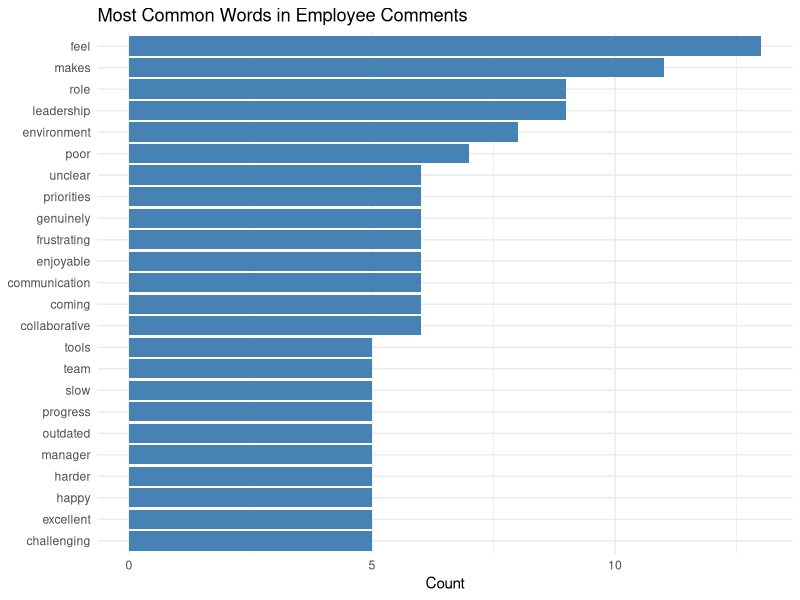
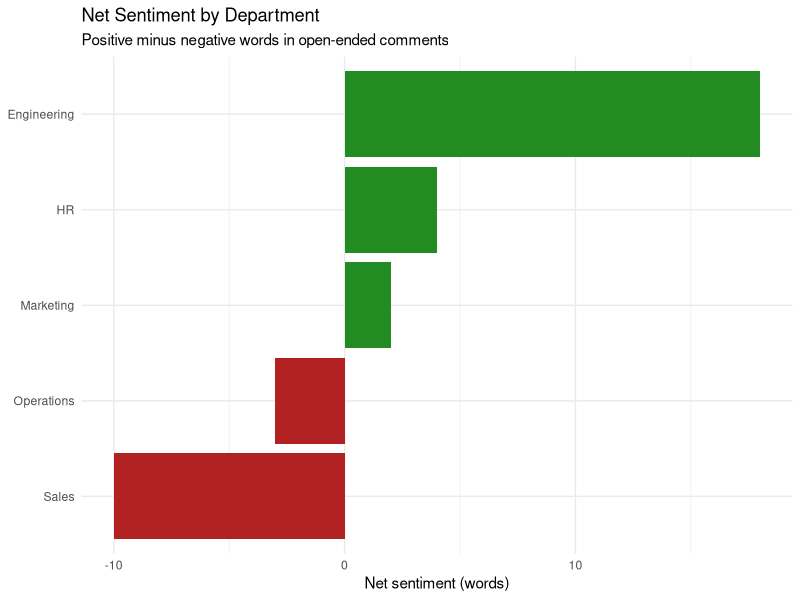
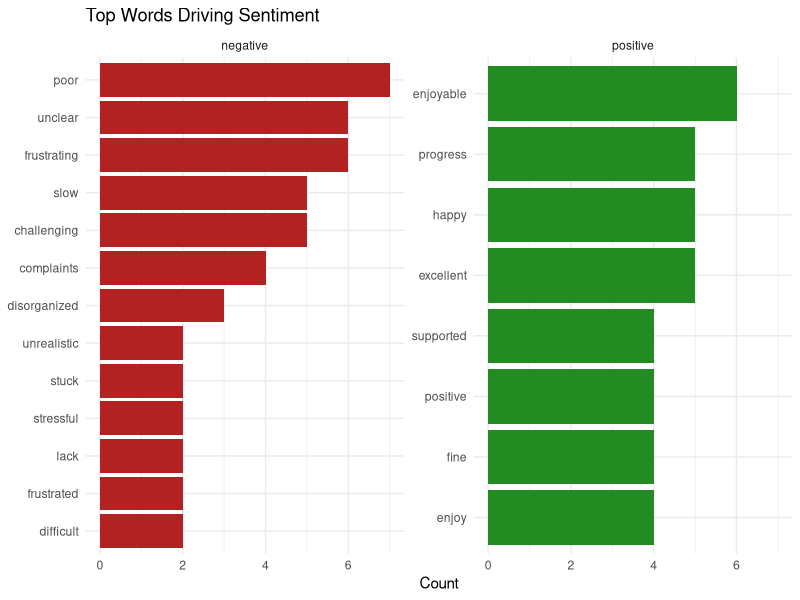
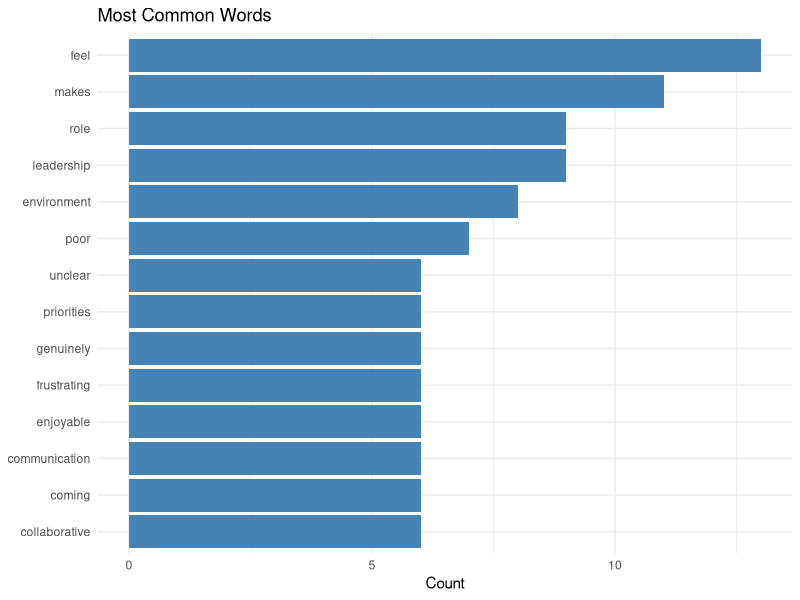
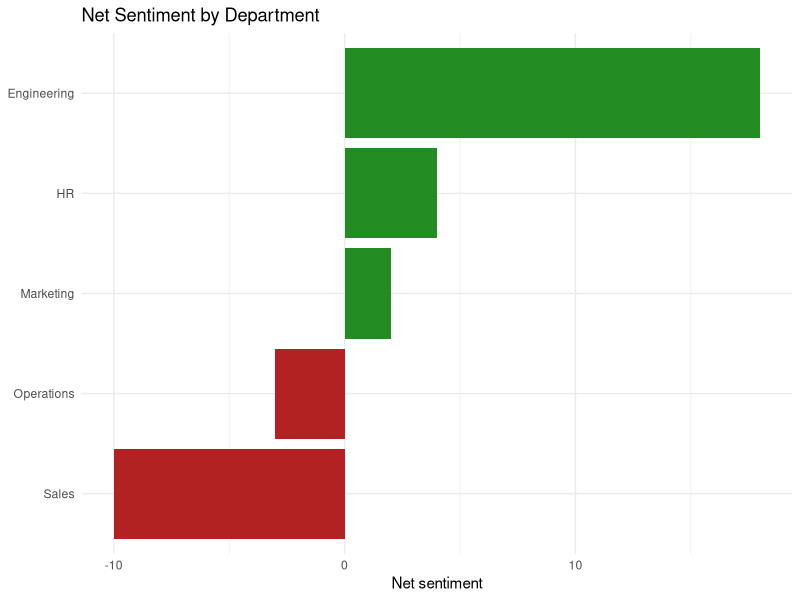

Write R code to recreate these figures, in order.
###########################################
# Session 8: Text Analysis with tidytext  #
###########################################

# A change of pace. Up to now everything has been numbers. This session is
# about UNSTRUCTURED TEXT - the open-ended comments people write on surveys,
# the stuff that usually gets ignored because it's hard to quantify.
#
# The big idea: tidytext lets us treat text as TIDY DATA. One row per word
# (a "token"), and suddenly all the dplyr skills from Sessions 5-6 apply
# directly. count words, group by department, summarize sentiment. The text
# becomes just another data frame.
#
# Pacing note: tokenizing and word frequencies are the core and are very
# satisfying. Sentiment is the second half. The TF-IDF preview is optional.
#
# IMPORTANT setup reality (read before class): the Bing sentiment lexicon
# ships INSIDE tidytext and works offline with no prompts. AFINN and NRC
# live in the separate textdata package and require an interactive
# license-acceptance download the FIRST time you use them. That interactive
# prompt will hang a script and confuse students. So we teach with Bing as
# the default and show AFINN as an optional richer alternative. Have AFINN
# pre-downloaded on your machine if you want to demo it live.

# Section 1: Setup ---------------------------------------------------------

library(tidyverse)
library(tidytext) # the new package this session
library(here)

# install.packages("tidytext") if needed.
# For the optional AFINN section you also need:
# install.packages("textdata")

# Read the open-ended comments. Same employees and departments as the
# Session 5 survey, so the by-department results connect to what we saw then.
comments <- read_csv(here("data", "employee_comments.csv"))
glimpse(comments)

# Note the blank comments - real surveys always have non-responders.
# Drop them up front (Session 3 missing-data habit).
comments <- comments |> filter(!is.na(comment), comment != "")
nrow(comments) # fewer rows after dropping blanks

# Section 2: What Is Tokenization? -----------------------------------------
# Text analysis starts by breaking text into TOKENS - usually individual
# words. "I love my team" becomes four tokens: "i", "love", "my", "team".
#
# The tidytext approach: one token per ROW. This is the whole trick. Once
# every word is its own row, the data is tidy and dplyr just works.

# unnest_tokens() does the tokenizing. It takes a column of text and
# explodes it into one-word-per-row, keeping the other columns alongside.
tokens <- comments |>
  unnest_tokens(word, comment)
# Arguments: unnest_tokens(output_column, input_column)
# "word" is the NEW column name we want; "comment" is the text we're splitting.

glimpse(tokens)
tokens |> select(employee_id, department, word) |> head(15)
# Notice: one employee now spans MANY rows, one per word. department came
# along for the ride. unnest_tokens also lowercased everything and stripped
# punctuation automatically - sensible defaults for word analysis.

# How many tokens total?
nrow(tokens)

# Section 3: Word Frequencies ----------------------------------------------
# Now it's just dplyr. count() the words (Session 5 callback).

# Most common words overall
tokens |>
  count(word, sort = TRUE) |>
  head(20)
# Problem: the top words are "the", "and", "i", "to", "is"... These are
# STOPWORDS - grammatical glue with no content. They drown out the signal.

# Section 4: Removing Stopwords --------------------------------------------
# tidytext ships a stopwords table called stop_words. We remove them with
# an anti_join (Session 11 will cover joins formally; here it's intuitive:
# "keep the words that are NOT in the stopword list").

data(stop_words) # load the built-in stopword lexicon
glimpse(stop_words)
# It has a 'word' column and a 'lexicon' column (the source of each stopword).

# anti_join drops any row whose word appears in stop_words
tokens_clean <- tokens |>
  anti_join(stop_words, by = "word")

# Now the frequencies are meaningful
tokens_clean |>
  count(word, sort = TRUE) |>
  head(20)
# "team", "feel", "work", "manager", "growth"... real content words now.
# This before/after is the single most satisfying moment of the session.
# Show the top-20 WITH stopwords, then WITHOUT, side by side.

# Section 5: Visualizing Word Frequencies ----------------------------------
# Bar chart of the most common content words (Session 7 callback).

tokens_clean |>
  count(word, sort = TRUE) |>
  slice_max(n, n = 15) |> # top 15 by count
  mutate(word = reorder(word, n)) |> # sort bars by frequency
  ggplot(aes(x = n, y = word)) +
  geom_col(fill = "steelblue") +
  labs(title = "Most Common Words in Employee Comments",
       x = "Count", y = NULL) +
  theme_minimal()
# reorder(word, n) makes the bars sort by count instead of alphabetically
# (the ranked-bar trick from Session 7). Horizontal bars (word on y) keep
# the labels readable.

# Section 6: Sentiment Analysis - The Bing Lexicon -------------------------
# Sentiment analysis assigns emotional valence to words. A LEXICON is just
# a lookup table mapping words to sentiment. The simplest is Bing: each word
# is labeled "positive" or "negative".

# get_sentiments() retrieves a lexicon. Bing is built into tidytext - no
# download, no prompt, works offline. This is why we start here.
bing <- get_sentiments("bing")
glimpse(bing)
bing |> count(sentiment) # how many positive vs negative words it knows

# Join our words to the lexicon. inner_join keeps ONLY words that appear in
# the lexicon (words with no sentiment are dropped - that's what we want).
sentiment_words <- tokens_clean |>
  inner_join(bing, by = "word")

sentiment_words |>
  select(employee_id, department, word, sentiment) |>
  head(15)
# Each remaining word now carries a positive/negative label.

# Most common positive and negative words
sentiment_words |>
  count(word, sentiment, sort = TRUE) |>
  head(20)

# Section 7: Aggregating Sentiment -----------------------------------------
# Now collapse word-level sentiment up to something meaningful.

# Overall: how many positive vs negative words?
sentiment_words |> count(sentiment)

# Per employee: a net sentiment score (positives minus negatives)
employee_sentiment <- sentiment_words |>
  count(employee_id, department, sentiment) |>
  pivot_wider(names_from = sentiment, # one column for pos, one for neg
              values_from = n,
              values_fill = 0) |> # employees with no neg words get 0, not NA
  mutate(net_sentiment = positive - negative)
# pivot_wider reshapes long -> wide (full treatment in Session 11; here it's
# just "turn the sentiment rows into positive and negative columns").
employee_sentiment |> head()

# Per department: average net sentiment. THIS is the payoff - it should line
# up with the satisfaction-by-department pattern from Session 5.
dept_sentiment <- sentiment_words |>
  count(department, sentiment) |>
  pivot_wider(names_from = sentiment, values_from = n, values_fill = 0) |>
  mutate(net_sentiment = positive - negative) |>
  arrange(net_sentiment)
dept_sentiment
# Sales should land most negative, Engineering most positive - matching the
# satisfaction scores we computed back in Session 5. Make that connection
# explicit: two totally different measures (Likert numbers vs free text)
# telling the same story is a real analytics insight.

# Section 8: Visualizing Sentiment -----------------------------------------

# Net sentiment by department
dept_sentiment |>
  mutate(department = reorder(department, net_sentiment)) |>
  ggplot(aes(x = net_sentiment, y = department, fill = net_sentiment > 0)) +
  geom_col() +
  scale_fill_manual(values = c("firebrick", "forestgreen")) +
  labs(title = "Net Sentiment by Department",
       subtitle = "Positive minus negative words in open-ended comments",
       x = "Net sentiment (words)", y = NULL) +
  theme_minimal() +
  theme(legend.position = "none")
# fill = net_sentiment > 0 colors bars by sign (green positive, red negative).

# Top contributing words to each sentiment
sentiment_words |>
  count(word, sentiment, sort = TRUE) |>
  group_by(sentiment) |>
  slice_max(n, n = 8) |>
  ungroup() |>
  mutate(word = reorder(word, n)) |>
  ggplot(aes(x = n, y = word, fill = sentiment)) +
  geom_col() +
  facet_wrap(~ sentiment, scales = "free_y") + # each facet its own words
  scale_fill_manual(values = c(negative = "firebrick",
                               positive = "forestgreen")) +
  labs(title = "Top Words Driving Sentiment", x = "Count", y = NULL) +
  theme_minimal() +
  theme(legend.position = "none")
# scales = "free_y" lets each facet show its OWN words instead of forcing a
# shared axis (different words drive positive vs negative).

# Section 9: The AFINN Lexicon (Optional, Requires Download) ----------------
# Bing labels words positive/negative. AFINN goes further: it scores each
# word from -5 (very negative) to +5 (very positive). That lets you weight
# intensity, not just direction.
#
# CATCH: AFINN lives in the textdata package and the FIRST call triggers an
# interactive license prompt and download. That prompt will HANG a
# non-interactive script. Run this in the console once, accept, and then it
# caches. Do NOT put a fresh AFINN download in a script students run blind.

# Uncomment to use (after installing textdata and accepting the prompt once):
# afinn <- get_sentiments("afinn")
# glimpse(afinn) # has 'word' and 'value' (the -5 to +5 score)
#
# afinn_scores <- tokens_clean |>
#   inner_join(afinn, by = "word") |>
#   group_by(department) |>
#   summarize(mean_score = mean(value), total_score = sum(value),
#             .groups = "drop") |>
#   arrange(mean_score)
# afinn_scores
#
# The intensity weighting can change the ranking versus Bing - "love" (+3)
# counts more than "like" (+2). Worth comparing the two lexicons' results
# and discussing why they might disagree. No lexicon is ground truth; they
# encode different judgments.

# Section 10: MAIN EXERCISE ------------------------------------------------
# Tokenize the comments, find frequent words, compute sentiment by group.
# Walk through 1-2 together, then let them work.

# 1. Tokenize the comments into one word per row
comment_tokens <- comments |>
  unnest_tokens(word, comment)
comment_tokens |> head()

# 2. Remove stopwords and find the 10 most frequent content words
comment_tokens |>
  anti_join(stop_words, by = "word") |>
  count(word, sort = TRUE) |>
  slice_max(n, n = 10)

# 3. Make a bar plot of the most common words
comment_tokens |>
  anti_join(stop_words, by = "word") |>
  count(word, sort = TRUE) |>
  slice_max(n, n = 12) |>
  mutate(word = reorder(word, n)) |>
  ggplot(aes(x = n, y = word)) +
  geom_col(fill = "steelblue") +
  labs(title = "Most Common Words", x = "Count", y = NULL) +
  theme_minimal()

# 4. Join to the Bing lexicon and count positive vs negative words
comment_tokens |>
  anti_join(stop_words, by = "word") |>
  inner_join(get_sentiments("bing"), by = "word") |>
  count(sentiment)

# 5. Compute net sentiment by department and compare to the Session 5
#    satisfaction pattern
comment_tokens |>
  anti_join(stop_words, by = "word") |>
  inner_join(get_sentiments("bing"), by = "word") |>
  count(department, sentiment) |>
  pivot_wider(names_from = sentiment, values_from = n, values_fill = 0) |>
  mutate(net_sentiment = positive - negative) |>
  arrange(net_sentiment)

# 6. Plot net sentiment by department
comment_tokens |>
  anti_join(stop_words, by = "word") |>
  inner_join(get_sentiments("bing"), by = "word") |>
  count(department, sentiment) |>
  pivot_wider(names_from = sentiment, values_from = n, values_fill = 0) |>
  mutate(net_sentiment = positive - negative,
         department = reorder(department, net_sentiment)) |>
  ggplot(aes(x = net_sentiment, y = department, fill = net_sentiment > 0)) +
  geom_col() +
  scale_fill_manual(values = c("firebrick", "forestgreen")) +
  labs(title = "Net Sentiment by Department", x = "Net sentiment", y = NULL) +
  theme_minimal() +
  theme(legend.position = "none")

# BONUS: Going Further -----------------------------------------------------

# Word clouds (a different way to show frequency - size = count)
# install.packages("wordcloud")
# library(wordcloud)
# word_counts <- tokens_clean |> count(word, sort = TRUE)
# wordcloud(word_counts$word, word_counts$n, max.words = 50)
# Note: word clouds look impressive but are hard to read precisely. A bar
# chart almost always communicates frequency better. Show one, then say so.

# Custom stopwords: add domain-specific words to ignore
# Sometimes generic stopwords aren't enough. Maybe "work" and "job" appear
# constantly and add no signal for your question. Add your own:
custom_stop <- tibble(word = c("work", "job", "feel", "company"))
tokens |>
  anti_join(stop_words, by = "word") |>
  anti_join(custom_stop, by = "word") |>
  count(word, sort = TRUE) |>
  head(15)
# Stacking anti_joins is the clean way to layer custom stopwords on top of
# the standard list.

# Comparing word frequency across two departments
tokens_clean |>
  filter(department %in% c("Sales", "Engineering")) |>
  count(department, word) |>
  group_by(department) |>
  slice_max(n, n = 8) |>
  ungroup()
# This previews Session 9's TF-IDF question: which words are DISTINCTIVE to
# each group, not just frequent everywhere?

# =============================================================================
# END OF SESSION 8
# =============================================================================

# TEACHING NOTES FOR NEXT TIME:
# - The core "aha" is that one-word-per-row makes text into tidy data, so
#   all the dplyr they already know just works. Lean on that continuity.
# - The stopword before/after (Section 4) is the most satisfying demo. Show
#   the junk-filled top-20 first, then the cleaned one. Let it land.
# - The department-sentiment result connecting back to Session 5
#   satisfaction is the intellectual payoff. Make that link explicit: two
#   independent measures agreeing is what real analysis feels like.
# - Bing works offline; AFINN needs the interactive download. Do NOT let
#   students hit the AFINN prompt mid-script in class - it hangs and panics
#   everyone. Demo AFINN yourself if at all, pre-downloaded.
# - Next session: advanced text - TF-IDF and n-grams (which words are
#   DISTINCTIVE, and how words pair up).

# COMMON STUDENT MISTAKES TO WATCH FOR:
# 1. Forgetting to remove stopwords (top words are all "the", "and", "i")
# 2. unnest_tokens argument order (output name first, then input column)
# 3. Using inner_join vs anti_join backwards (anti to REMOVE stopwords,
#    inner to KEEP sentiment matches)
# 4. Hitting the AFINN download prompt in a script and not knowing why it hung
# 5. Forgetting values_fill = 0 in pivot_wider (gives NA, breaks the math)
# 6. Treating word clouds as analysis (they're decoration; bars are clearer)
# 7. Not dropping blank/NA comments before tokenizing

# KEY CONCEPTS TO REINFORCE:
# - Tokenization = one word per row = text becomes tidy data
# - anti_join REMOVES (stopwords); inner_join KEEPS (sentiment matches)
# - A lexicon is just a lookup table of words to sentiment
# - Bing = positive/negative; AFINN = scored -5 to +5 (needs download)
# - Aggregate word-level sentiment up to employee or department level
# - No lexicon is ground truth - they encode different human judgments

# ASSESSMENT IDEAS:
# - Give raw text, have them tokenize, clean, and find top words
# - Have them compute and plot sentiment by some grouping variable
# - Ask them to explain why stopword removal matters with a before/after
# - Compare Bing vs AFINN results and explain a disagreement
# - Add three sensible custom stopwords for a given research question
